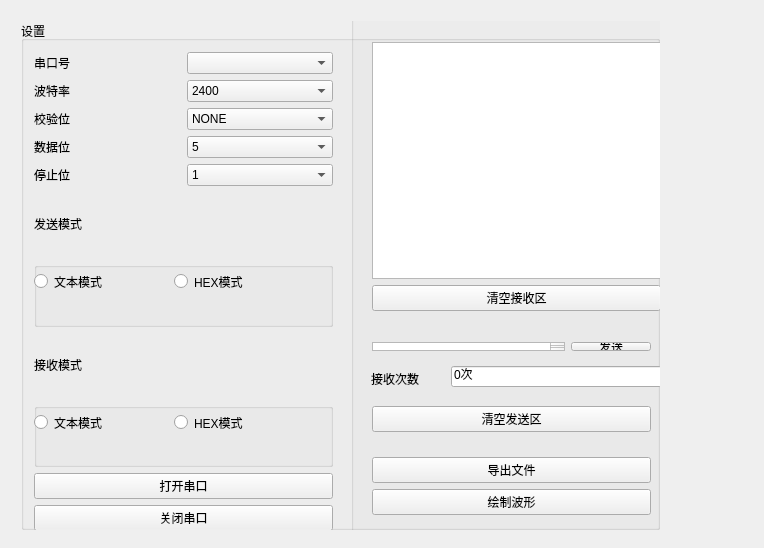
<?xml version="1.0" encoding="UTF-8"?>
<ui version="4.0">
 <class>Widget</class>
 <widget class="QWidget" name="Widget">
  <property name="geometry">
   <rect>
    <x>0</x>
    <y>0</y>
    <width>764</width>
    <height>548</height>
   </rect>
  </property>
  <property name="windowTitle">
   <string>Widget</string>
  </property>
  <widget class="QWidget" name="layoutWidget">
   <property name="geometry">
    <rect>
     <x>10</x>
     <y>10</y>
     <width>661</width>
     <height>531</height>
    </rect>
   </property>
   <layout class="QHBoxLayout" name="horizontalLayout">
    <item>
     <widget class="QGroupBox" name="groupBox">
      <property name="title">
       <string>设置</string>
      </property>
      <widget class="QGroupBox" name="groupBox_2">
       <property name="geometry">
        <rect>
         <x>330</x>
         <y>-10</y>
         <width>321</width>
         <height>531</height>
        </rect>
       </property>
       <property name="title">
        <string/>
       </property>
       <widget class="QWidget" name="layoutWidget">
        <property name="geometry">
         <rect>
          <x>10</x>
          <y>384</y>
          <width>301</width>
          <height>131</height>
         </rect>
        </property>
        <layout class="QVBoxLayout" name="verticalLayout_7">
         <item>
          <widget class="QPushButton" name="clearsend">
           <property name="text">
            <string>清空发送区</string>
           </property>
          </widget>
         </item>
         <item>
          <spacer name="verticalSpacer">
           <property name="orientation">
            <enum>Qt::Vertical</enum>
           </property>
           <property name="sizeHint" stdset="0">
            <size>
             <width>20</width>
             <height>38</height>
            </size>
           </property>
          </spacer>
         </item>
         <item>
          <widget class="QPushButton" name="totextbut">
           <property name="text">
            <string>导出文件</string>
           </property>
          </widget>
         </item>
         <item>
          <widget class="QPushButton" name="drawbut">
           <property name="text">
            <string>绘制波形</string>
           </property>
          </widget>
         </item>
        </layout>
       </widget>
       <widget class="QWidget" name="layoutWidget">
        <property name="geometry">
         <rect>
          <x>10</x>
          <y>320</y>
          <width>301</width>
          <height>31</height>
         </rect>
        </property>
        <layout class="QHBoxLayout" name="horizontalLayout_3">
         <item>
          <widget class="QTextEdit" name="sendtext"/>
         </item>
         <item>
          <widget class="QPushButton" name="sendbut">
           <property name="text">
            <string>发送</string>
           </property>
          </widget>
         </item>
        </layout>
       </widget>
       <widget class="QWidget" name="layoutWidget">
        <property name="geometry">
         <rect>
          <x>10</x>
          <y>20</y>
          <width>311</width>
          <height>291</height>
         </rect>
        </property>
        <layout class="QVBoxLayout" name="verticalLayout_6">
         <item>
          <widget class="QTextEdit" name="recvtext"/>
         </item>
         <item>
          <widget class="QPushButton" name="clearrecv">
           <property name="text">
            <string>清空接收区</string>
           </property>
          </widget>
         </item>
        </layout>
       </widget>
       <widget class="QLabel" name="label_8">
        <property name="geometry">
         <rect>
          <x>20</x>
          <y>360</y>
          <width>81</width>
          <height>16</height>
         </rect>
        </property>
        <property name="text">
         <string>接收次数</string>
        </property>
       </widget>
       <widget class="QLineEdit" name="recvcount">
        <property name="geometry">
         <rect>
          <x>100</x>
          <y>355</y>
          <width>211</width>
          <height>21</height>
         </rect>
        </property>
        <property name="text">
         <string>0次</string>
        </property>
       </widget>
      </widget>
      <widget class="QWidget" name="layoutWidget">
       <property name="geometry">
        <rect>
         <x>2</x>
         <y>20</y>
         <width>321</width>
         <height>501</height>
        </rect>
       </property>
       <layout class="QVBoxLayout" name="verticalLayout_5">
        <item>
         <layout class="QHBoxLayout" name="horizontalLayout_2">
          <item>
           <layout class="QVBoxLayout" name="verticalLayout">
            <item>
             <widget class="QLabel" name="label">
              <property name="text">
               <string>串口号</string>
              </property>
             </widget>
            </item>
            <item>
             <widget class="QLabel" name="label_2">
              <property name="text">
               <string>波特率</string>
              </property>
             </widget>
            </item>
            <item>
             <widget class="QLabel" name="label_3">
              <property name="text">
               <string>校验位</string>
              </property>
             </widget>
            </item>
            <item>
             <widget class="QLabel" name="label_4">
              <property name="text">
               <string>数据位</string>
              </property>
             </widget>
            </item>
            <item>
             <widget class="QLabel" name="label_5">
              <property name="text">
               <string>停止位</string>
              </property>
             </widget>
            </item>
           </layout>
          </item>
          <item>
           <layout class="QVBoxLayout" name="verticalLayout_2">
            <item>
             <widget class="QComboBox" name="setcom"/>
            </item>
            <item>
             <widget class="QComboBox" name="setbaudrate">
              <property name="currentText">
               <string>115200</string>
              </property>
              <item>
               <property name="text">
                <string>2400</string>
               </property>
              </item>
              <item>
               <property name="text">
                <string>4800</string>
               </property>
              </item>
              <item>
               <property name="text">
                <string>9600</string>
               </property>
              </item>
              <item>
               <property name="text">
                <string>115200</string>
               </property>
              </item>
             </widget>
            </item>
            <item>
             <widget class="QComboBox" name="setparitybit">
              <item>
               <property name="text">
                <string>NONE</string>
               </property>
              </item>
              <item>
               <property name="text">
                <string>ODD</string>
               </property>
              </item>
              <item>
               <property name="text">
                <string>EVEN</string>
               </property>
              </item>
             </widget>
            </item>
            <item>
             <widget class="QComboBox" name="setdatabit">
              <property name="currentText">
               <string>8</string>
              </property>
              <item>
               <property name="text">
                <string>5</string>
               </property>
              </item>
              <item>
               <property name="text">
                <string>6</string>
               </property>
              </item>
              <item>
               <property name="text">
                <string>7</string>
               </property>
              </item>
              <item>
               <property name="text">
                <string>8</string>
               </property>
              </item>
             </widget>
            </item>
            <item>
             <widget class="QComboBox" name="setstopbit">
              <item>
               <property name="text">
                <string>1</string>
               </property>
              </item>
              <item>
               <property name="text">
                <string>1.5</string>
               </property>
              </item>
              <item>
               <property name="text">
                <string>2</string>
               </property>
              </item>
             </widget>
            </item>
           </layout>
          </item>
         </layout>
        </item>
        <item>
         <layout class="QVBoxLayout" name="verticalLayout_4">
          <item>
           <widget class="QLabel" name="label_6">
            <property name="text">
             <string>发送模式</string>
            </property>
           </widget>
          </item>
          <item>
           <widget class="QGroupBox" name="groupBox_3">
            <property name="title">
             <string/>
            </property>
            <widget class="QRadioButton" name="sendtxtmode">
             <property name="geometry">
              <rect>
               <x>0</x>
               <y>10</y>
               <width>115</width>
               <height>19</height>
              </rect>
             </property>
             <property name="text">
              <string>文本模式</string>
             </property>
            </widget>
            <widget class="QRadioButton" name="sendHEXmode">
             <property name="geometry">
              <rect>
               <x>140</x>
               <y>10</y>
               <width>115</width>
               <height>19</height>
              </rect>
             </property>
             <property name="text">
              <string>HEX模式</string>
             </property>
            </widget>
           </widget>
          </item>
          <item>
           <widget class="QLabel" name="label_7">
            <property name="text">
             <string>接收模式</string>
            </property>
           </widget>
          </item>
          <item>
           <widget class="QGroupBox" name="groupBox_4">
            <property name="title">
             <string/>
            </property>
            <widget class="QRadioButton" name="recvtxtmode">
             <property name="geometry">
              <rect>
               <x>0</x>
               <y>10</y>
               <width>115</width>
               <height>19</height>
              </rect>
             </property>
             <property name="text">
              <string>文本模式</string>
             </property>
            </widget>
            <widget class="QRadioButton" name="recvHEXmode">
             <property name="geometry">
              <rect>
               <x>140</x>
               <y>10</y>
               <width>115</width>
               <height>19</height>
              </rect>
             </property>
             <property name="text">
              <string>HEX模式</string>
             </property>
            </widget>
           </widget>
          </item>
         </layout>
        </item>
        <item>
         <layout class="QVBoxLayout" name="verticalLayout_3">
          <item>
           <widget class="QPushButton" name="openbut">
            <property name="text">
             <string>打开串口</string>
            </property>
           </widget>
          </item>
          <item>
           <widget class="QPushButton" name="closebut">
            <property name="text">
             <string>关闭串口</string>
            </property>
           </widget>
          </item>
         </layout>
        </item>
       </layout>
      </widget>
     </widget>
    </item>
   </layout>
  </widget>
 </widget>
 <layoutdefault spacing="6" margin="11"/>
 <resources/>
 <connections/>
</ui>
